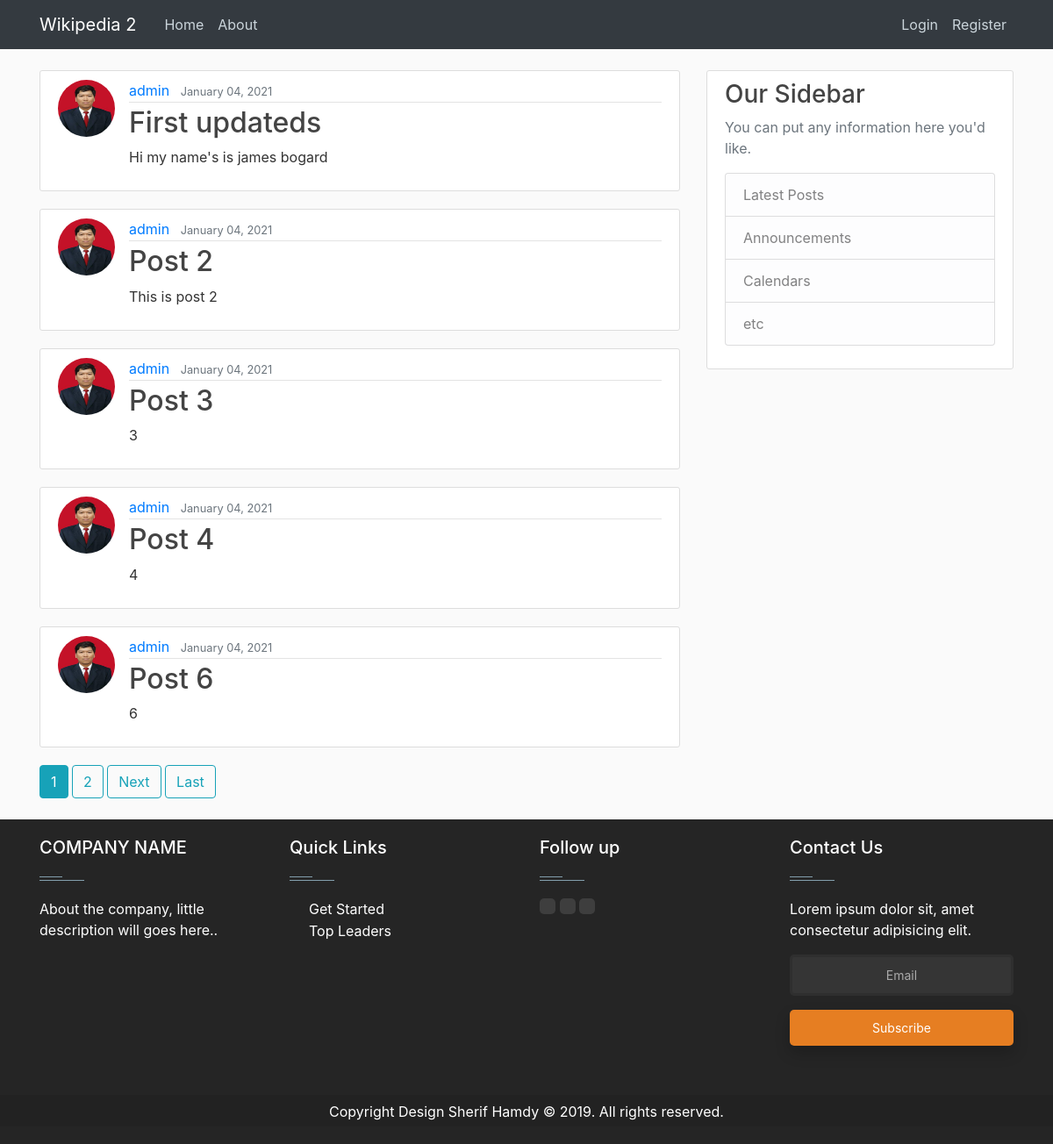
Before: / with the older database file.
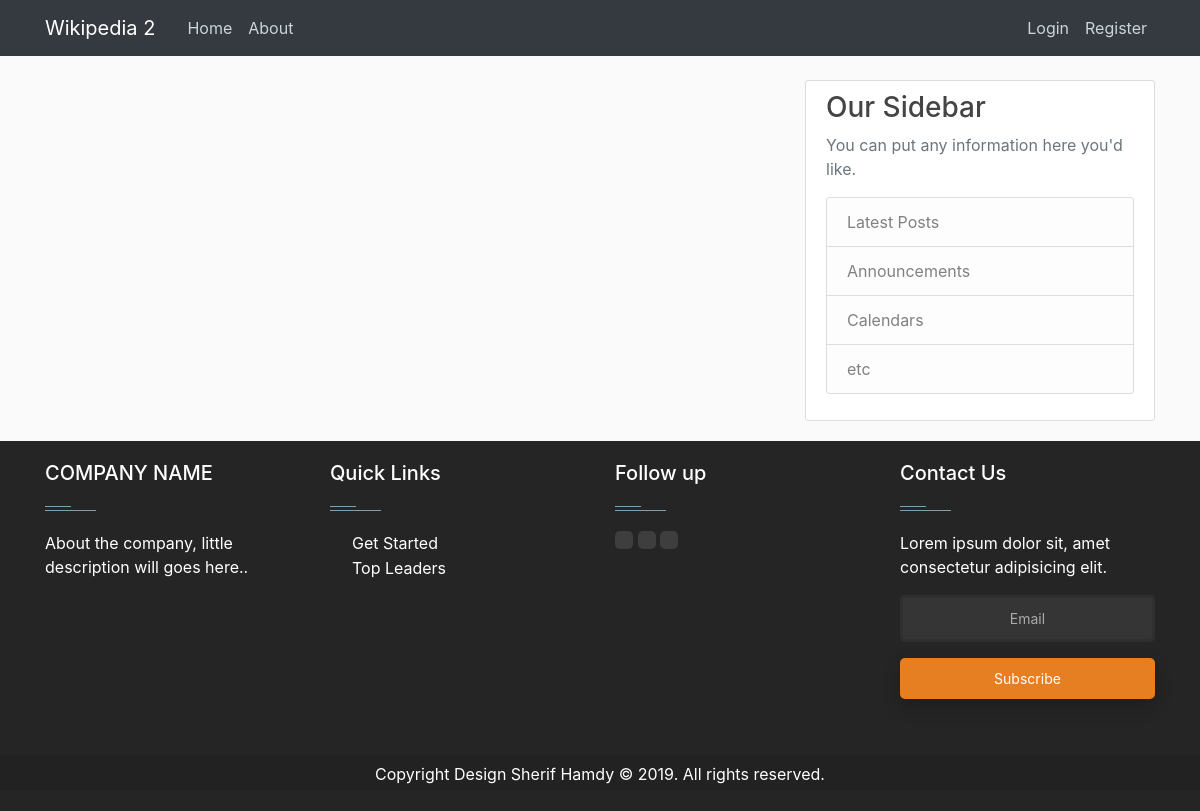
After: the same page with the newer database file.
### blog/models.py (models this page shows, shortened)
class Post(models.Model):
    title = models.CharField(max_length=100)
    content = models.TextField()
    date_posted = models.DateTimeField(default=timezone.now)
    author = models.ForeignKey(User, on_delete=models.CASCADE)

### users/models.py (models this page shows, shortened)
class Profile(models.Model):
    user = models.OneToOneField(User, on_delete=models.CASCADE)
    image = models.ImageField(default="default.jpg", upload_to="profile_pics")

### blog/views.py (the view)
# urls.py: path("", PostListView.as_view(), name="blog-home"),
class PostListView(ListView):
    model = Post
    template_name = "blog/home.html"  # <app>/<model>_<viewtype>.html
    context_object_name = "posts"
    paginate_by = 5

### blog/templates/blog/home.html (shortened to what this page needs)
{% extends "blog/base.html" %}
{% block content %}
   {% for post in posts %}
      <article class="media content-section">
        <img class="rounded-circle article-img" src="{{ post.author.profile.image.url }}">
        <div class="media-body">
          <div class="article-metadata">
            <a class="mr-2" href="{% url 'user-posts' post.author.username %}">{{ post.author }}</a>
            <small class="text-muted">{{ post.date_posted|date:"F d, Y" }}</small>
          </div>
          <h2><a class="article-title" href="{%url 'post-detail' post.id%}">{{ post.title }}</a></h2>
          <p class="article-content">{{ post.content }}</p>
        </div>
      </article>
   {% endfor %}
   {% if is_paginated %}
     {% for num in page_obj.paginator.page_range %}
       {% if page_obj.number == num %}
         <a class="btn btn-info mb-4" href="?page={{ num }}">{{ num }}</a>
       {% elif num > page_obj.number|add:'-3' and num < page_obj.number|add:'3' %}
         <a class="btn btn-outline-info mb-4" href="?page={{ num }}">{{ num }}</a>
       {% endif %}
     {% endfor %}
     {% if page_obj.has_next %}
        <a class="btn btn-outline-info mb-4" href="?page={{ page_obj.next_page_number }}">Next</a>
        <a class="btn btn-outline-info mb-4" href="?page={{ page_obj.paginator.num_pages }}">Last</a>
     {% endif %}
   {% endif %}
{% endblock content %}

### blog/templates/blog/base.html (shortened to what this page needs)
{% load static %}
<!DOCTYPE html>
<html>
<head>
    <link rel="stylesheet" href="https://maxcdn.bootstrapcdn.com/bootstrap/4.0.0/css/bootstrap.min.css">
    <link rel="stylesheet" type="text/css" href="{% static 'blog/main.css' %}">
</head>
<body>
    <header class="site-header">
  <nav class="navbar navbar-expand-md navbar-dark bg-dark fixed-top">
    <div class="container">
      <a class="navbar-brand mr-4" href="/">Wikipedia 2</a>
      <div class="collapse navbar-collapse" id="navbarToggle">
        <div class="navbar-nav mr-auto">
          <a class="nav-item nav-link" href="{% url 'blog-home'%}">Home</a>
          <a class="nav-item nav-link" href="{% url 'blog-about'%}">About</a>
        </div>
        <div class="navbar-nav">
          {% if user.is_authenticated %}
            <a class="nav-item nav-link" href="{% url 'post-create' %}">New Post</a>
            <a class="nav-item nav-link" href="{% url 'profile' %}">Profile</a>
            <a class="nav-item nav-link" href="{% url 'logout' %}">Logout</a>
          {% else %}
            <a class="nav-item nav-link" href="{% url 'login' %}">Login</a>
            <a class="nav-item nav-link" href="{% url 'register' %}">Register</a>
          {% endif %}
        </div>
      </div>
    </div>
  </nav>
</header>
<main role="main" class="container">
  <div class="row">
    <div class="col-md-8">
      {% block content %}{% endblock %}
    </div>
    <div class="col-md-4">
      <div class="content-section">
        <h3>Our Sidebar</h3>
        <p class='text-muted'>You can put any information here you'd like.
          <ul class="list-group">
            <li class="list-group-item list-group-item-light">Latest Posts</li>
            <li class="list-group-item list-group-item-light">Announcements</li>
            <li class="list-group-item list-group-item-light">Calendars</li>
            <li class="list-group-item list-group-item-light">etc</li>
          </ul>
        </p>
      </div>
    </div>
  </div>
</main>
<footer id="footer" class="footer-1">
<div class="main-footer widgets-dark typo-light">
<div class="container">
<div class="row">
  <div class="col-xs-12 col-sm-6 col-md-3">
<div class="widget subscribe no-box">
<h5 class="widget-title">COMPANY NAME<span></span></h5>
<p>About the company, little description will goes here.. </p>
</div>
</div>
<div class="col-xs-12 col-sm-6 col-md-3">
<div class="widget no-box">
<h5 class="widget-title">Quick Links<span></span></h5>
<ul class="thumbnail-widget">
<li>
<div class="thumb-content"><a href="#.">&nbsp;Get Started</a></div>
</li>
<li>
<div class="thumb-content"><a href="#.">&nbsp;Top Leaders</a></div>
</li>
</ul>
</div>
</div>
      <div class="col-xs-12 col-sm-6 col-md-3">
<div class="widget no-box">
<h5 class="widget-title">Follow up<span></span></h5>
            <a href="#"> <i class="fa fa-facebook"> </i> </a>
            <a href="#"> <i class="fa fa-twitter"> </i> </a>
            <a href="#"> <i class="fa fa-youtube"> </i> </a>
</div>
</div>
<br>
  <br>
<div class="col-xs-12 col-sm-6 col-md-3">
<div class="widget no-box">
<h5 class="widget-title">Contact Us<span></span></h5>
            <p>Lorem ipsum dolor sit, amet consectetur adipisicing elit.</p>
  <div class="emailfield">
<input type="text" name="email" value="Email">
<input class="submitbutton ripplelink" type="submit" value="Subscribe">
</div>
</div>
</div>
</div>
</div>
<div class="footer-copyright">
<div class="container">
<div class="row">
<div class="col-md-12 text-center">
<p>Copyright Design Sherif Hamdy © 2019. All rights reserved.</p>
</div>
</div>
</div>
</div>
</footer>
  </body>
</html>

### blog/static/blog/main.css (style rules this page uses)
body { background: #fafafa; color: #333333; margin-top: 5rem; }
h1, h2, h3, h4, h5, h6 { color: #444444; }
ul { margin: 0; }
.site-header .navbar-nav .nav-link { color: #cbd5db; }
.content-section { background: #ffffff; padding: 10px 20px; border: 1px solid #dddddd; border-radius: 3px; margin-bottom: 20px; }
footer .main-footer { padding: 20px 0; background: #252525; }
footer ul { padding-left: 0; list-style: none; }
.footer-copyright { background: #222; padding: 5px 0; }
.footer-copyright p { color: #969696; margin: 2px 0 0; }
.widget { padding: 20px; margin-bottom: 40px; }
.widget.no-box { padding: 0; background-color: transparent; margin-bottom: 40px; box-shadow: none; -webkit-box-shadow: none; -moz-box-shadow: none; -ms-box-shadow: none; -o-box-shadow: none; }
.widget.subscribe p { margin-bottom: 18px; }
.widget li a { color: #fff; }
.widget-title { margin-bottom: 20px; }
.widget-title span { background: #839FAD none repeat scroll 0 0;display: block; height: 1px;margin-top: 25px;position: relative;width: 20%; }
.widget-title span::after { background: inherit;content: "";height: inherit; position: absolute;top: -4px;width: 50%; }
.typo-light h1, .typo-light h2, .typo-light h3, .typo-light h4, .typo-light h5, .typo-light h6, .typo-light p, .typo-light div, .typo-light span, .typo-light small { color: #fff; }
.fa { display: inline-block; font: normal normal normal 14px/1 FontAwesome; background-color: #3e3e3e; color: #fff; padding: 9px; border-radius: 5px; }
input[type="text"] { background: rgba(255,255,255,0.075); padding: 10px 15px; color: #aaa; border: 3px solid rgba(0,0,0,0.1); font-size: 14px; margin-bottom: 16px; border-radius: 5px; transition: all 0.2s cubic-bezier(0.4,0,0.2,1); transition-delay: 0.2s; text-align: center; width: 100%; }
input.submitbutton.ripplelink { background: #e67e22; border: 3px solid rgba(0,0,0,0.1); color: #fff; border-color: #e67e22; box-shadow: 0 8px 17px 0 rgba(0,0,0,0.2); transition-delay: 0s; width: 100%; font-size: 14px; border: 0px solid; transition: all 0.2s cubic-bezier(0.4,0,0.2,1); padding: 10px 15px; margin-bottom: 16px; border-radius: 5px; }
.thumb-content ::before { content: "\f190"; font-family: FontAwesome; font-style: normal; font-weight: normal; text-decoration: inherit; margin-left: 5px; color: ##ffffff; }

Changed rows visible on the page:
removed Post: author.profile.image (placeholder picture), author "admin", date_posted "January 04, 2021", title "First updateds", content "Hi my name's is james bogard"
removed Post: author.profile.image (placeholder picture), author "admin", date_posted "January 04, 2021", title "Post 2", content "This is post 2"
removed Post: author.profile.image (placeholder picture), author "admin", date_posted "January 04, 2021", title "Post 3", content "3"
removed Post: author.profile.image (placeholder picture), author "admin", date_posted "January 04, 2021", title "Post 4", content "4"
removed Post: author.profile.image (placeholder picture), author "admin", date_posted "January 04, 2021", title "Post 6", content "6"
Other visible differences:
list line gone: "1"
list line gone: "2"
text no longer shown: "Next Last"
